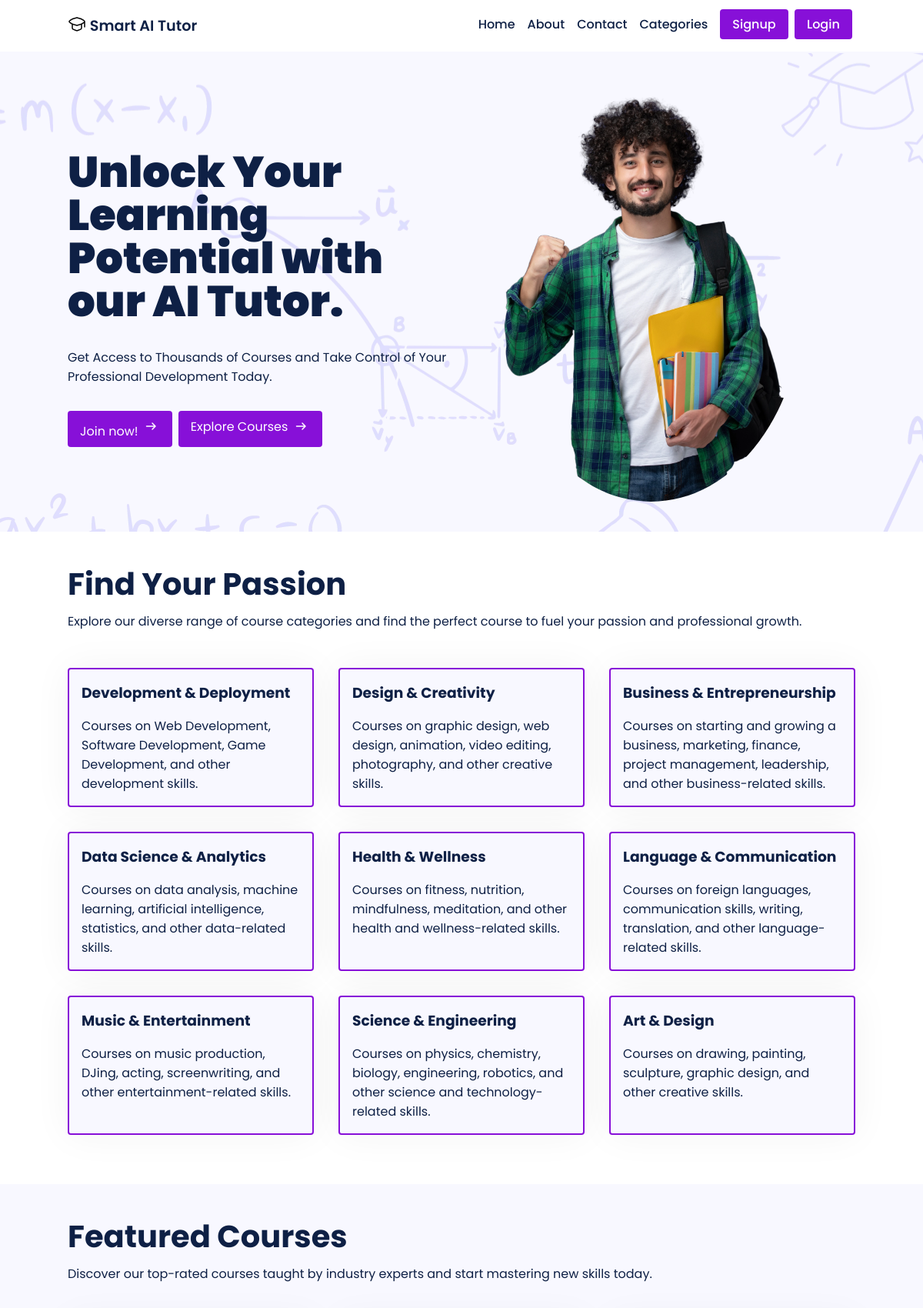
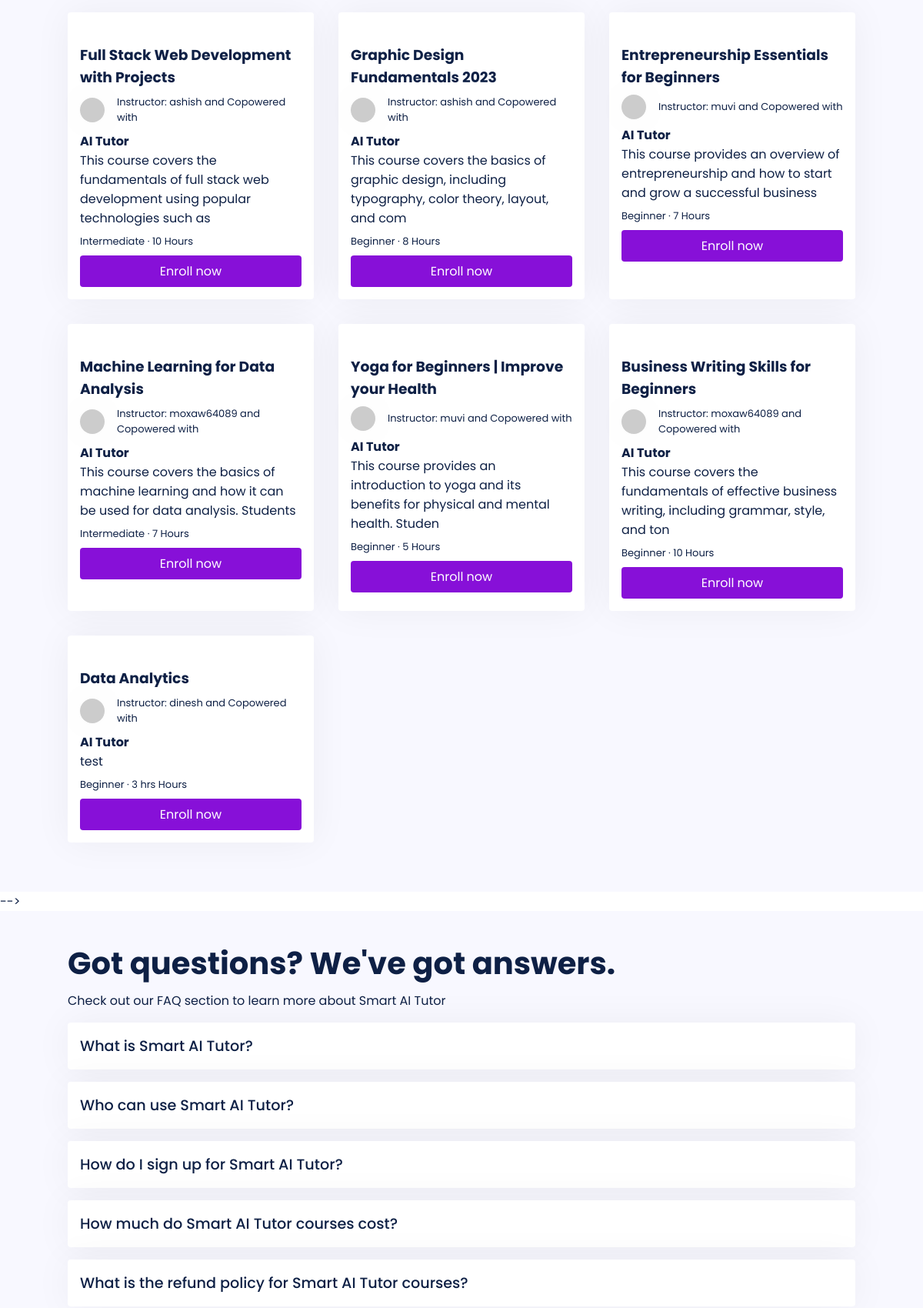
The page / (upper part) on the database its author committed (2 pictures, top to bottom).
### main/models.py (models this page shows, shortened)
class Course(models.Model):
    LEVEL_CHOICES = [
        ('Beginner', 'Beginner'),
        ('Intermediate', 'Intermediate'),
        ('Advanced', 'Advanced')
    ]
    id = models.AutoField(primary_key=True)
    title = models.CharField(max_length=255)
    slug = models.SlugField(unique=True)
    description = models.TextField()
    thumbnail = CloudinaryField('thumbnail')
    featured_video = CloudinaryField('featured_video')
    instructor = models.ForeignKey(User, on_delete=models.CASCADE, related_name='courses', default=None)
    created_at = models.DateTimeField(auto_now_add=True)
    updated_at = models.DateTimeField(auto_now=True)
    level = models.CharField(max_length=20, choices=LEVEL_CHOICES, default='Beginner')
    duration = models.CharField(max_length=10, default='0')
    category = models.CharField(max_length=255, default="uncategorized")
    price = models.DecimalField(max_digits=8, decimal_places=2, default=0.00)
    discount = models.DecimalField(max_digits=5, decimal_places=2, default=0.00)
    requirements = models.TextField(help_text='Enter the requirements for the course, separated by a comma.', default='')
    content = models.TextField(help_text='Enter the course content, separated by a comma.', default='')
    lesson_title = models.CharField(max_length=255, default='Lesson')
    lesson_video = CloudinaryField('lesson_video', null=True)
    students = models.ManyToManyField(User, related_name='enrolled_courses', blank=True)

### main/views.py (the view)
# urls.py: path('', views.index, name='home'),
def index(request):
    courses = Course.objects.all()
    return render(request, 'index.html', {'courses': courses})

### templates/index.html (shortened to what this page needs)
{% extends 'base.html' %}
{% load static %}
{% block content %}
<section class="hero-section">
    <div class="hero-content container">
        <div class="hero-text">
            <h1>Unlock Your Learning Potential with our AI Tutor.</h1>
            <p>Get Access to Thousands of Courses and Take Control of Your Professional Development Today.</p>
            <div style="display: flex; column-gap: .5rem; margin-top: 2rem;" class="hero-cta-btn">
                <a style="display: inline-flexbox ; column-gap: .3rem;" class="btn" href="/accounts/signup">
                    Join now!
                </a>
                <a style="display: inline-flex; column-gap: .3rem;" class="btn" href="/courses">
                    Explore Courses
                </a>
            </div>
        </div>
        <div class="hero-img">
            <img src='{% static 'img/hero-image.webp' %}'>
        </div>
    </div>
</section>
<section class="home-course-categories">
    <div class="container home-course-categories-content">
        <h2>Find Your Passion</h2>
        <p style="margin: 1rem 0;">Explore our diverse range of course categories and find the perfect course to fuel your passion and professional growth.</p>
        <div class="course-categories">
            <div class="category">
                <h3>Development & Deployment</h3>
                <p style="margin-top: 1rem;">Courses on Web Development, Software Development, Game Development, and other development skills.</p>
                <a href="/courses/development">
                    <span class="link"></span>
                </a>
            </div>
            <div class="category">
                <h3>Design & Creativity</h3>
                <p style="margin-top: 1rem;">Courses on graphic design, web design, animation, video editing, photography, and other creative skills.</p>
                <a href="/courses/design">
                    <span class="link"></span>
                </a>
            </div>
            <div class="category">
                <h3>Business & Entrepreneurship</h3>
                <p style="margin-top: 1rem;">Courses on starting and growing a business, marketing, finance, project management, leadership, and other business-related skills.</p>
                <a href="/courses/business">
                    <span class="link"></span>
                </a>
            </div>
            <div class="category">
                <h3>Data Science & Analytics</h3>
                <p style="margin-top: 1rem;">Courses on data analysis, machine learning, artificial intelligence, statistics, and other data-related skills.</p>
                <a href="/courses/datascience">
                    <span class="link"></span>
                </a>
            </div>
            <div class="category">
                <h3>Health & Wellness</h3>
                <p style="margin-top: 1rem;">Courses on fitness, nutrition, mindfulness, meditation, and other health and wellness-related skills.</p>
                <a href="/courses/health">
                    <span class="link"></span>
                </a>
            </div>
            <div class="category">
                <h3>Language & Communication</h3>
                <p style="margin-top: 1rem;">Courses on foreign languages, communication skills, writing, translation, and other language-related skills.</p>
                <a href="/courses/communication">
                    <span class="link"></span>
                </a>
            </div>
            <div class="category">
                <h3>Music & Entertainment</h3>
                <p style="margin-top: 1rem;">Courses on music production, DJing, acting, screenwriting, and other entertainment-related skills.</p>
                <a href="/courses/entertainment">
                    <span class="link"></span>
                </a>
            </div>
            <div class="category">
                <h3>Science & Engineering</h3>
                <p style="margin-top: 1rem;">Courses on physics, chemistry, biology, engineering, robotics, and other science and technology-related skills.</p>
                <a href="/courses/science">
                    <span class="link"></span>
                </a>
            </div>
            <div class="category">
                <h3>Art & Design</h3>
                <p style="margin-top: 1rem;">Courses on drawing, painting, sculpture, graphic design, and other creative skills.</p>
                <a href="/courses/artdesign">
                    <span class="link"></span>
                </a>
            </div>
        </div>
    </div>
</section>
<section class="home-featured-courses">
    <div class="container home-featured-courses-content">
        <h2>Featured Courses</h2>
        <p style="margin: 1rem 0;">Discover our top-rated courses taught by industry experts and start mastering new skills today.</p>
        <div class="courses">
            {% for course in courses|slice:8  %}
<div class="course">
    <div class="course-thumbnail">
    </div>
    <div class="course-details">
        <a href="{% url 'course_details' instructor=course.instructor slug=course.slug %}"><h3>{{ course.title|slice:":80" }}</h3></a>
        <p style="display: inline-flex; column-gap: 1rem; justify-content: center; align-items: center;" class="instructor">
            <img class="instructor-img" src="https://api.dicebear.com/5.x/shapes/svg?seed={{ course.instructor }}">
            Instructor: {{ course.instructor }} and Copowered with <h4 class="animated-text">AI Tutor</h6>
        </p>
        <p class="course-desc">{{ course.description|slice:":100" }}</p>
        <p class="course-lvl-time">
            {{ course.level }} &middot; {{ course.duration }} Hours
        </p>
        <a href="{% url 'course_details' instructor=course.instructor slug=course.slug %}" class="btn enroll-btn">Enroll now</a>
    </div>
</div>
{% endfor %}
        </div>
    </div>
</section>
</section> -->
<section class="home-faq">
    <div class="container home-faq-content">
        <h2>Got questions? We've got answers.</h2>
        <p style="margin: 1rem 0;">Check out our FAQ section to learn more about Smart AI Tutor</p>
        <div class="faq-container">
            <div class="faq">
                <p class="question">What is Smart AI Tutor?</p>
            </div>
            <div class="faq">
                <p class="question">Who can use Smart AI Tutor?</p>
            </div>
            <div class="faq">
                <p class="question">How do I sign up for Smart AI Tutor?</p>
            </div>
            <div class="faq">
                <p class="question">How much do Smart AI Tutor courses cost?</p>
            </div>
            <div class="faq">
                <p class="question">What is the refund policy for Smart AI Tutor courses?</p>
            </div>
        </div>
    </div>
</section>
{% endblock content %}

### templates/base.html (shortened to what this page needs)
{% load static %}
<!DOCTYPE html>
<html lang="en">
<head>
    <link rel="stylesheet" href="{% static 'css/style.css' %}">
</head>
<body>
    <header>
        <nav class='container'>
            <span>
                <a href='/'>
                    <div style='display: flex; justify-content: baseline; column-gap: .3rem'>
                    <span>Smart AI Tutor</span>
                    </div>
                </a>
            </span>
            <ul>
                <li><a href = '/'>Home</a></li>
                <li><a href = '/about'>About</a></li>
                <li><a href = '/contact'>Contact</a></li>
                <li>
                    <a style="display: flex;" class="desktop-categories-btn" href="javascript:void(0);">
                        Categories
                    </a>
                </li>
                <li>
                    {% if user.is_authenticated %}
                    <a class='btn' href='/dashboard/home'>Dashboard</a>&nbsp
                    {% else %}
                    <a class='btn' href='/accounts/signup/'>Signup</a>&nbsp
                    {% endif %}
                    {% if user.is_authenticated %}
                    <a class='btn' href='/accounts/logout/'>Logout</a>
                    {% else %}
                    <a class='btn' href='/accounts/login/'>Login</a>&nbsp
                    {% endif %}
                </li>
            </ul>
        </nav>
    </header>
    <main>{% block content %}{% endblock content %}</main>
</body>
</html>

### static/css/style.css (style rules this page uses)
* { font-family: 'Poppins'; margin: 0; padding: 0; box-sizing: border-box; scroll-behavior: smooth; scroll-padding-top: 2rem; }
body { color: #0e2045; background: #fff; display: flex; flex-direction: column; min-height: 100vh; }
main { flex: 1; }
img { width: 100%; }
section { padding: 3rem 0 2rem; }
a { text-decoration: none; color: #0e2045; }
.btn { background-color: #8710d8; border-radius: 4px; padding: .5rem 1rem; border: none; color: #fff; transition: transform .2s ease-in-out; }
.container { max-width: 1024px; margin: auto; width: 100%; }
header { border-bottom: 2px solid #f8f8ff; }
nav { display: flex; justify-content: space-between; padding: 1.2rem 0; font-weight: 500; }
nav span { font-size: 1.2rem; font-weight: 600; }
nav ul { display: flex; column-gap: 1rem; justify-content: baseline; }
nav li { list-style: none; }
.hero-section { background: url("/static/img/hero-bg.webp") 50% 0 no-repeat fixed, #f8f8ff; }
.hero-content { display: grid; grid-template-columns: repeat(auto-fit, minmax(200px, 1fr)); grid-gap: 2rem; align-items: center; }
.hero-text h1 { font-size: 3.5rem; line-height: 3.5rem; font-weight: 900; margin-bottom: 2rem; }
.hero-img img { margin-left: 2rem; max-width: 80%; height: auto; border-radius: 50%; }
.home-course-categories h2 { font-size: 2.5rem; line-height: 2.5rem; }
.course-categories { display: grid; grid-template-columns: repeat(auto-fit, minmax(calc(33.33% - 2rem), 1fr)); grid-gap: 2rem; padding: 2rem 0; }
.category { background-color: #f8f8ff; box-shadow: 0 0 50px rgba(0, 0, 0, 0.05); padding: 1rem; border-radius: 4px; border: 2px solid #8710d8; position: relative; }
.link { position:absolute; width:100%; height:100%; top:0; left: 0; z-index: 1; }
.home-featured-courses { background-color: #f8f8ff; }
.home-featured-courses h2 { font-size: 2.5rem; line-height: 2.5rem; }
.courses { display: grid; grid-template-columns: repeat(auto-fit, minmax(calc(33.33% - 2rem), 1fr)); grid-gap: 2rem; padding: 2rem 0; }
.course { background-color: #fff; color: #0e2045; box-shadow: 0 0 50px rgba(0, 0, 0, 0.05); border-radius: 4px; position: relative; }
.course img { max-width: 100%; padding: 0; border-top-right-radius: 4px; border-top-left-radius: 4px; }
.course-details { padding: 1rem; }
.course-details .instructor-img { height: 2rem; width: 2rem; border-radius: 50%; box-shadow: 0 0 50px rgba(0, 0, 0, 0.05); }
.course-details .instructor, .course-details .course-lvl-time { margin: .5rem 0; font-size: small; }
.course-details .enroll-btn { display: block; width: 100%; text-align: center; }
.home-faq { background-color: #f8f8ff; }
.home-faq h2 { font-size: 2.5rem; line-height: 2.5rem; }
.faq { background-color: #fff; border-radius: 4px; box-shadow: 0 0 50px rgba(0, 0, 0, 0.05); padding: 1rem; margin: 1rem 0; }
.faq .question { font-weight: 500; font-size: 1.2rem; cursor: pointer; }

### rows shown on the page
Course: title "Full Stack Web Development with Projects", instructor "ashish", description "This course covers the fundamentals of full stack web development using popular technologies such as", level "Intermediate", duration "10"
Course: title "Graphic Design Fundamentals 2023", instructor "ashish", description "This course covers the basics of graphic design, including typography, color theory, layout, and com", level "Beginner", duration "8"
Course: title "Entrepreneurship Essentials for Beginners", instructor "muvi", description "This course provides an overview of entrepreneurship and how to start and grow a successful business", level "Beginner", duration "7"
Course: title "Machine Learning for Data Analysis", instructor "moxaw64089", description "This course covers the basics of machine learning and how it can be used for data analysis. Students", level "Intermediate", duration "7"
Course: title "Yoga for Beginners | Improve your Health", instructor "muvi", description "This course provides an introduction to yoga and its benefits for physical and mental health. Studen", level "Beginner", duration "5"
Course: title "Business Writing Skills for Beginners", instructor "moxaw64089", description "This course covers the fundamentals of effective business writing, including grammar, style, and ton", level "Beginner", duration "10"
Course: title "Data Analytics", instructor "dinesh", description "test", level "Beginner", duration "3 hrs"
